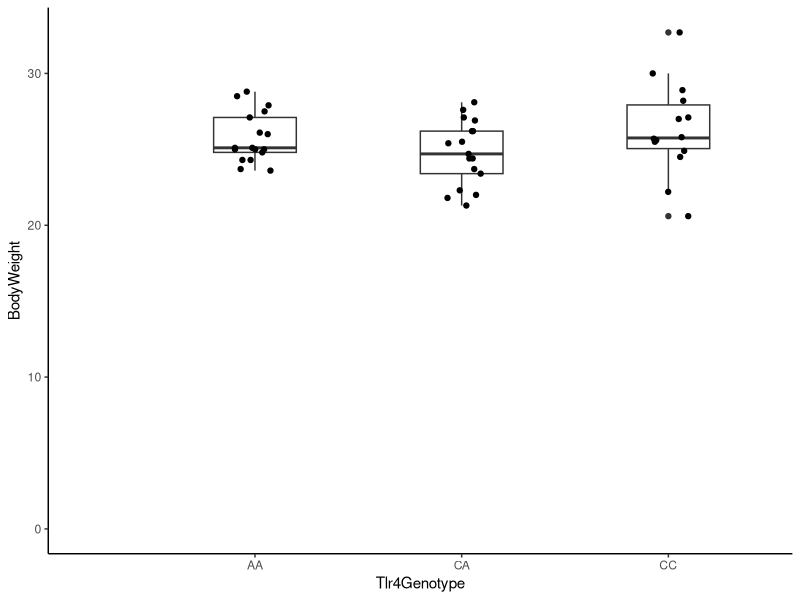
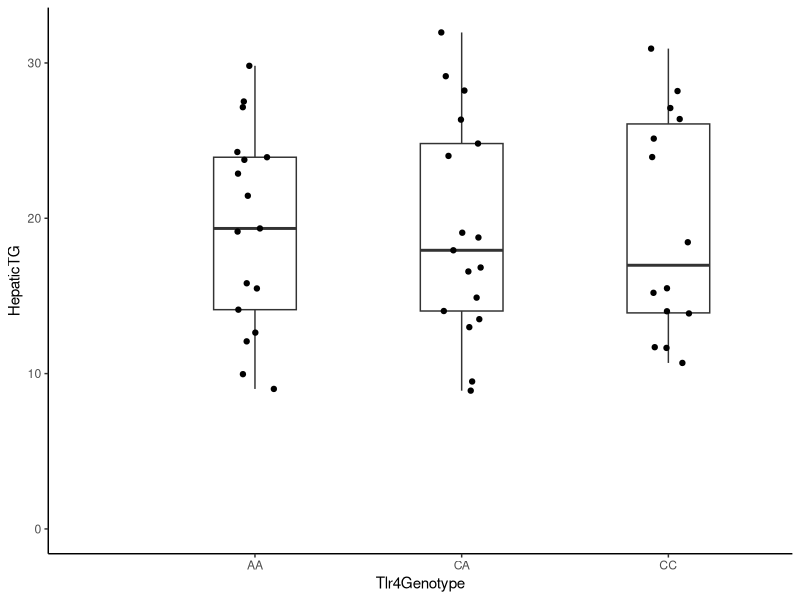
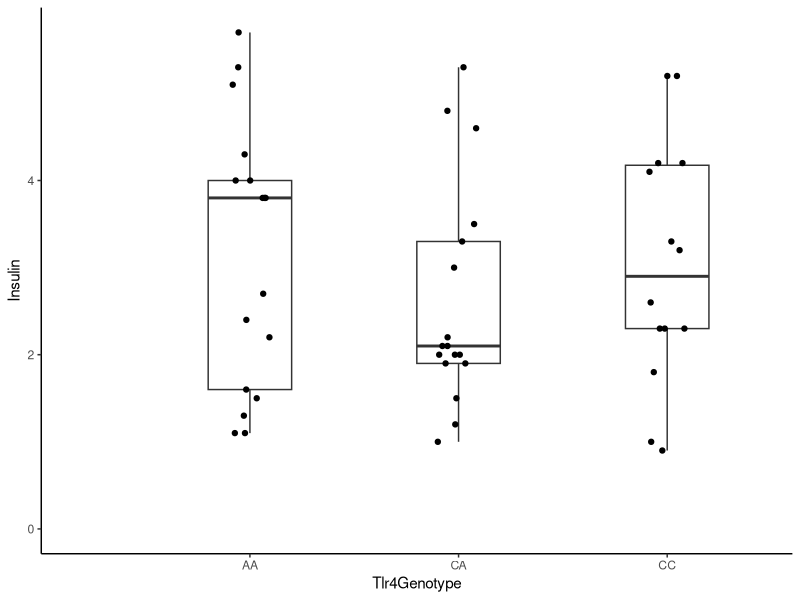
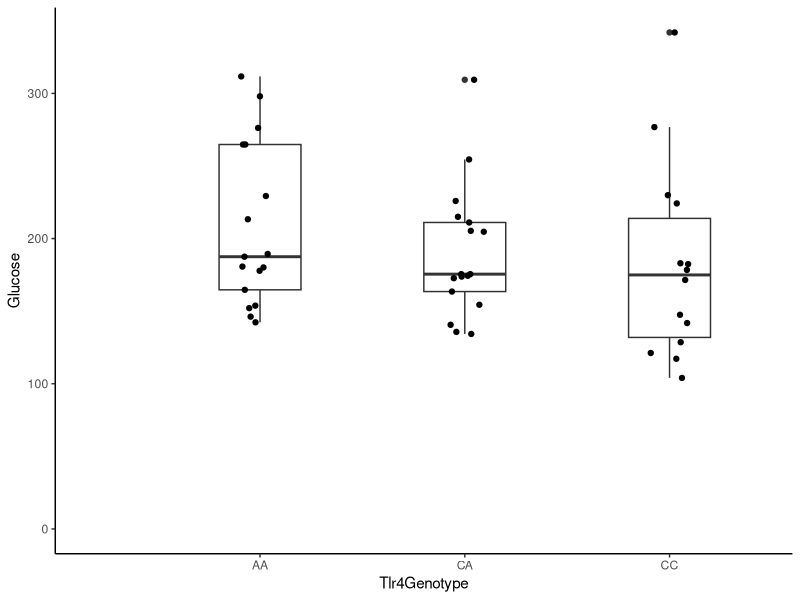
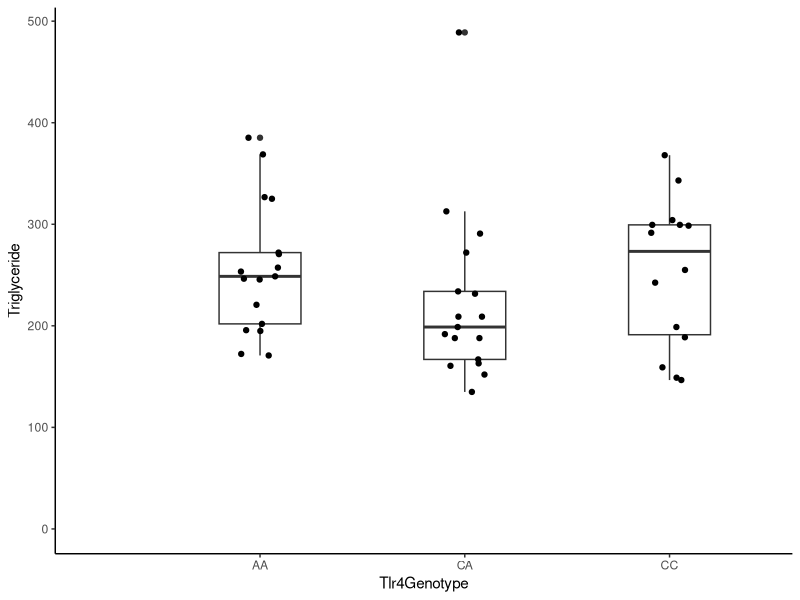
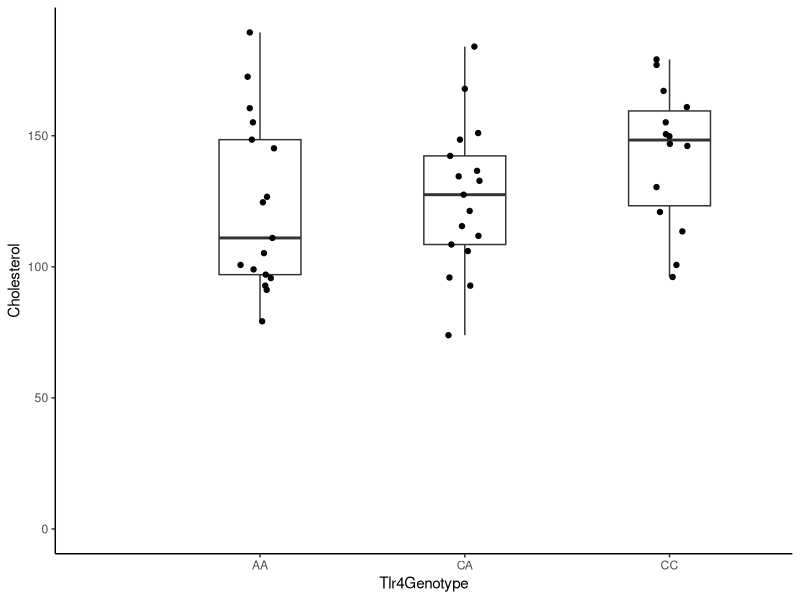
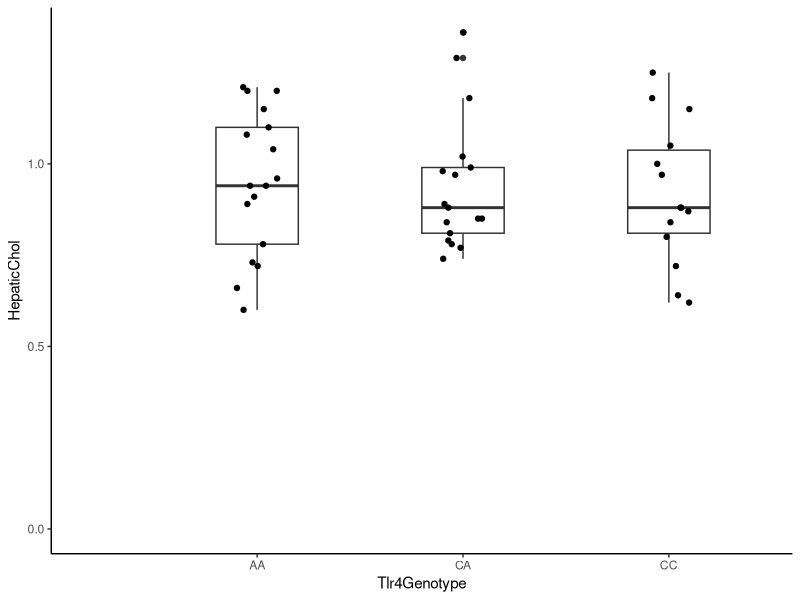
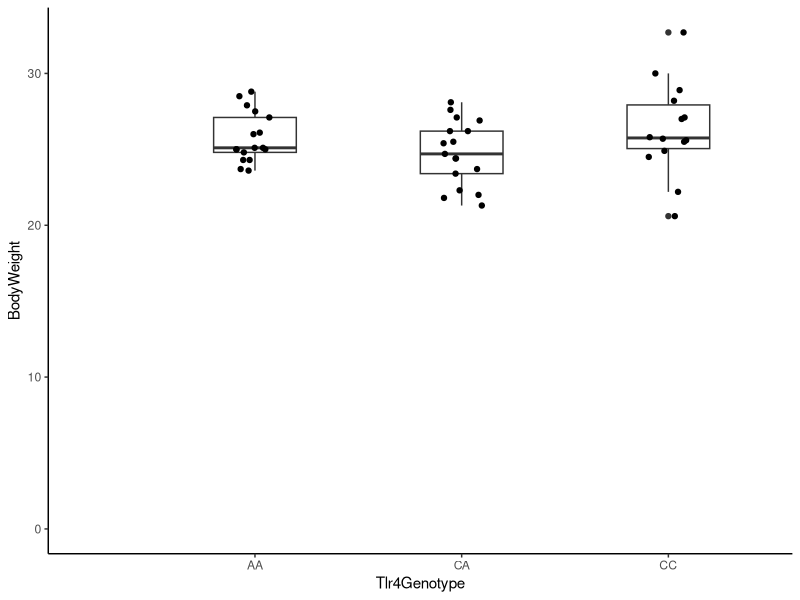

Reproduce these figures in R, in order.
## ---- chunk 1
knitr::opts_chunk$set(echo = TRUE)
## ---- chunk 2

library("tidyverse")
library("data.table")
library("here")


## ---- chunk 3

Phenotypes <- fread(here("Data", "PhenotypeData", "F2_48males_Phenotype_all.txt"))
Genotypes <- fread(here("Data", "PhenotypeData", "Tlr4GenotypesAllF2.txt"))
Genotypes <- distinct(Genotypes)

PhenoGenoData <- inner_join(Genotypes, Phenotypes)

p <- ggplot(PhenoGenoData, aes(x=Tlr4Genotype, y=BodyWeight)) +
  geom_boxplot(width = 0.4) +
  geom_jitter(width = 0.1, height = 0) +
  theme(aspect.ratio = 2) +
  expand_limits(x = 0, y = 0) +
  theme_classic()
p
ggsave(plot = p, width = 3, height = 3, dpi = 300, filename = here("Results", "Tlr4", "BW.pdf"))

p <- ggplot(PhenoGenoData, aes(x=Tlr4Genotype, y=HepaticTG)) +
  geom_boxplot(width = 0.4) +
  geom_jitter(width = 0.1, height = 0) +
  theme(aspect.ratio = 2) +
  expand_limits(x = 0, y = 0) +
  theme_classic()
p
ggsave(plot = p, width = 3, height = 3, dpi = 300, filename = here("Results", "Tlr4", "HepaticTG.pdf"))

p <- ggplot(PhenoGenoData, aes(x=Tlr4Genotype, y=Insulin)) +
  geom_boxplot(width = 0.4) +
  geom_jitter(width = 0.1, height = 0) +
  theme(aspect.ratio = 2) +
  expand_limits(x = 0, y = 0) +
  theme_classic()
p
ggsave(plot = p, width = 3, height = 3, dpi = 300, filename = here("Results", "Tlr4", "Insulin.pdf"))

p <- ggplot(PhenoGenoData, aes(x=Tlr4Genotype, y=Glucose)) +
  geom_boxplot(width = 0.4) +
  geom_jitter(width = 0.1, height = 0) +
  theme(aspect.ratio = 2) +
  expand_limits(x = 0, y = 0) +
  theme_classic()
p
ggsave(plot = p, width = 3, height = 3, dpi = 300, filename = here("Results", "Tlr4", "Glucose.pdf"))

p <- ggplot(PhenoGenoData, aes(x=Tlr4Genotype, y=Triglyceride)) +
  geom_boxplot(width = 0.4) +
  geom_jitter(width = 0.1, height = 0) +
  theme(aspect.ratio = 2) +
  expand_limits(x = 0, y = 0) +
  theme_classic()
p
ggsave(plot = p, width = 3, height = 3, dpi = 300, filename = here("Results", "Tlr4", "Triglyceride.pdf"))

p <- ggplot(PhenoGenoData, aes(x=Tlr4Genotype, y=Cholesterol)) +
  geom_boxplot(width = 0.4) +
  geom_jitter(width = 0.1, height = 0) +
  theme(aspect.ratio = 2) +
  expand_limits(x = 0, y = 0) +
  theme_classic()
p
ggsave(plot = p, width = 3, height = 3, dpi = 300, filename = here("Results", "Tlr4", "Cholesterol.pdf"))

p <- ggplot(PhenoGenoData, aes(x=Tlr4Genotype, y=HepaticChol)) +
  geom_boxplot(width = 0.4) +
  geom_jitter(width = 0.1, height = 0) +
  theme(aspect.ratio = 2) +
  expand_limits(x = 0, y = 0) +
  theme_classic()
p
ggsave(plot = p, width = 3, height = 3, dpi = 300, filename = here("Results", "Tlr4", "HepaticChol.pdf"))

print("BodyWeight")
BW.lm <- lm(BodyWeight ~ GenotypeCode, PhenoGenoData)
summary(BW.lm)

print("HepaticTG")
BW.lm <- lm(HepaticTG ~ GenotypeCode, PhenoGenoData)
summary(BW.lm)

print("Insulin")
BW.lm <- lm(Insulin ~ GenotypeCode, PhenoGenoData)
summary(BW.lm)

print("Glucose")
BW.lm <- lm(Glucose ~ GenotypeCode, PhenoGenoData)
summary(BW.lm)

print("Triglyceride")
BW.lm <- lm(Triglyceride ~ GenotypeCode, PhenoGenoData)
summary(BW.lm)

print("Cholesterol")
BW.lm <- lm(Cholesterol ~ GenotypeCode, PhenoGenoData)
summary(BW.lm)

print("HepaticChol")
BW.lm <- lm(HepaticChol ~ GenotypeCode, PhenoGenoData)
summary(BW.lm)





